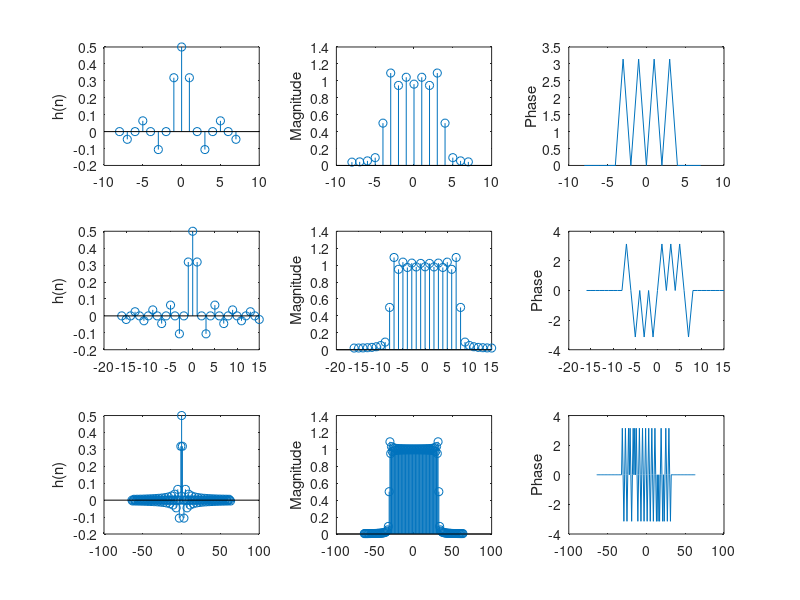

MATLAB code for this plot:
clc;
clear all;
close all;
warning off;
n=-8:7;
n2=-16:15;
n3=-64:63;
c=1;
for i=0:2
    N=length(n(i+1));
    h=sin(0.5*pi*n)./(pi*n);
    h(length(n)/2+1)=0.5;
    H=fftshift(fft(h));
    subplot(3,3,c);
    c=c+1;
    stem(n,h);
    ylabel("h(n)");
    subplot(3,3,c);
    c=c+1;
    stem(n,abs(H));
    ylabel("Magnitude");
    subplot(3,3,c);
    c=c+1;
    plot(n,angle(H));
    ylabel("Phase");
    clear N h H;
    if(i==0)
        n=n2;
    else 
        n=n3;
    end
end